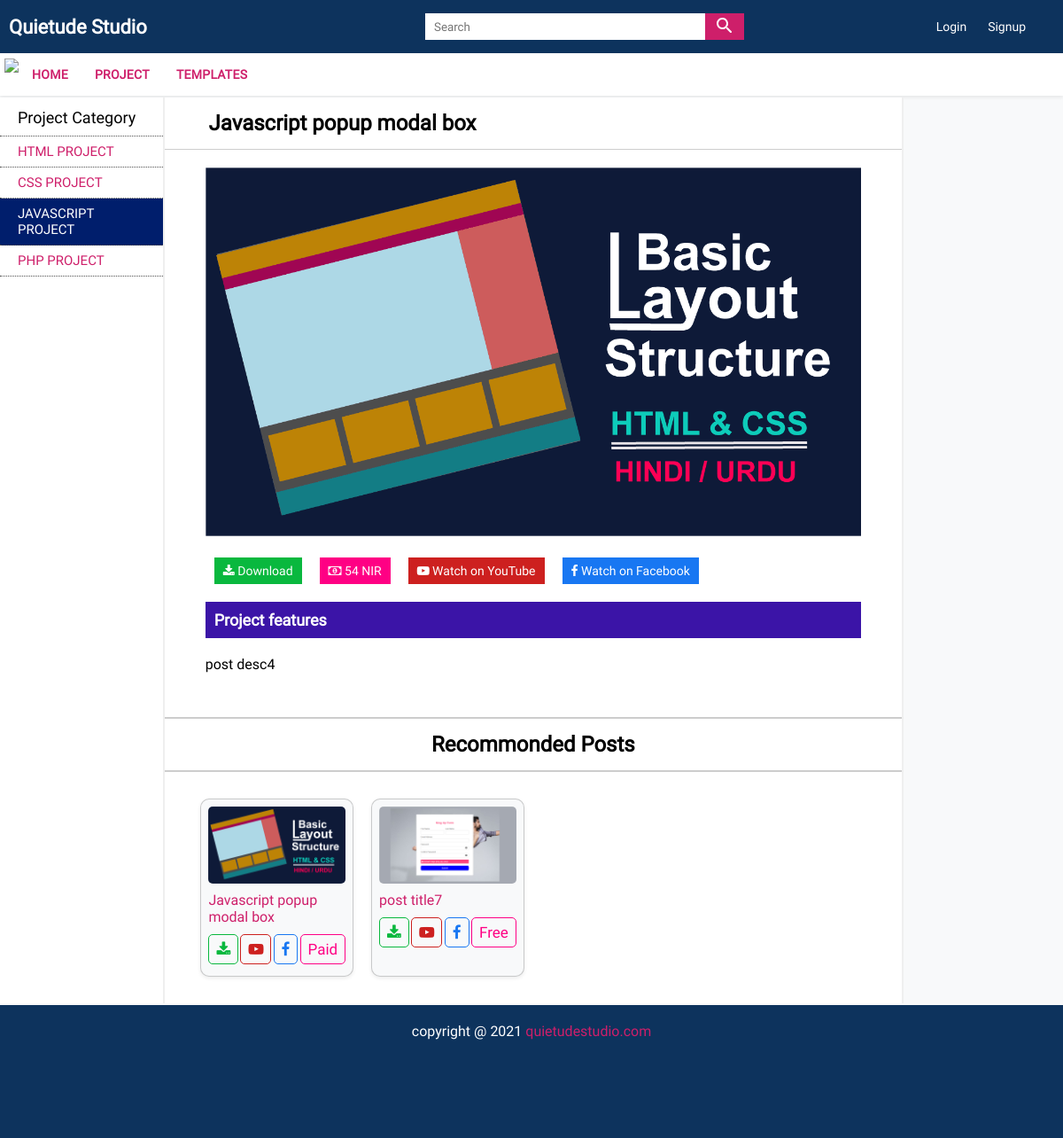
The page /project/javascript-project/javascript-popup-modal-box on the database its author committed.
### tables this page shows
CREATE TABLE `menus` (
  `menu_id` int(11) NOT NULL,
  `menu_name` varchar(100) NOT NULL,
  `menu_slug` varchar(100) NOT NULL,
  `menu_status` tinyint(4) NOT NULL DEFAULT 1,
  `menu_count` varchar(100) NOT NULL
);

CREATE TABLE `categories` (
  `category_id` int(11) NOT NULL,
  `category_name` varchar(150) NOT NULL,
  `category_slug` varchar(150) NOT NULL,
  `category_count` varchar(500) NOT NULL,
  `category_status` tinyint(4) NOT NULL DEFAULT 1,
  `category_menu` varchar(150) NOT NULL
);

CREATE TABLE `posts` (
  `post_id` int(11) NOT NULL,
  `post_title` varchar(200) NOT NULL,
  `post_slug` varchar(200) NOT NULL,
  `post_desc` text NOT NULL,
  `post_fb_link` varchar(200) NOT NULL,
  `post_yt_link` varchar(200) NOT NULL,
  `post_price` varchar(100) NOT NULL,
  `post_type` int(11) NOT NULL,
  `post_image` varchar(100) NOT NULL,
  `post_file` varchar(100) NOT NULL,
  `post_img_alt` varchar(50) NOT NULL,
  `post_img_title` varchar(50) NOT NULL,
  `post_meta_title` varchar(150) NOT NULL,
  `post_meta_desc` varchar(200) NOT NULL,
  `post_meta_key` varchar(200) NOT NULL,
  `post_menu` varchar(100) NOT NULL,
  `post_cate` varchar(200) NOT NULL,
  `post_status` tinyint(4) NOT NULL DEFAULT 1
);

### admin/config.inc.php (called while the page is built, shortened)
<?php
 $baseUrl = "http://localhost/quietude";
?>

### admin/functions.inc.php (called while the page is built, shortened)
<?php
function validate_data($conn,$data){
    $data = trim($data);
    $data = mysqli_real_escape_string($conn,$data);
    $data = htmlentities($data);
    return $data;
}
  function select($conn,$table1,$table2="",$col1="",$col2="",$order="",$where="",$nameCond="",$offset="",$limit=""){
    $query = "SELECT * FROM $table1";
    if(!empty($where)){
        $query .= " WHERE $where = $nameCond";
    }
    if(!empty($order)){
        $query .= " ORDER BY $order DESC";
    }
    $selectQuery = mysqli_query($conn,$query) or die("Select data query failed");
    return $selectQuery;
}
?>

### projects-details.php (the view)
<?php
 require_once("header.inc.php");
?>
<div class="wrapper">
    <div class="MainContent">
        <?php  require_once("left-sidebar.inc.php"); ?>
    <?php
      if(isset($_GET['postId'])){
          $postId = validate_data($conn,$_GET['postId']);
          $select = select($conn,"posts","","","","","post_slug","'$postId'","","");
          if($select){
              $rows = mysqli_fetch_assoc($select);
    ?>
    <section class="ContentSection">
        <h1 class="TopicHeading"><?php echo $rows['post_title']; ?></h1>
        <article class="contentDetailPage">
           <div class="projDetailSection">
               <img src="images\<?php echo $rows['post_image']; ?>" class="image" alt="<?php echo $rows['post_img_alt']; ?>" title="<?php echo $rows['post_img_title']; ?>">
               <div class="detailActionBtns">
                   <a href="download.php?downloadFile=<?php echo $rows['post_id']; ?>" class="button"><i class="fa fa-download"></i> Download</a>
                   <?php
                     if($rows['post_type'] == 1){
                          echo '<a href="javascript:void(0)" class="button"><i class="fa fa-money"></i> '.$rows['post_price'].' NIR</a>';
                     }else{
                          echo "";
                     }
                   ?>
                   <a href="<?php echo $rows['post_yt_link']; ?>" target="_blank" class="button"><i class="fa fa-youtube-play"></i> Watch on YouTube</a>
                   <a href="<?php echo $rows['post_fb_link']; ?>" target="_blank" class="button"><i class="fa fa-facebook"></i> Watch on Facebook</a>
               </div>
               <div class="projDesction">
                   <h2 class="projectHeader">Project features</h2>
                   <div class="description">
                   <p><?php echo $rows['post_desc']; ?></p>
                </div>
               </div>
           </div>
        </article>
        <h1 class="recommondedHeading">Recommonded Posts</h1>
        <div class="recommondedProj">
            <?php
                if(isset($_GET['cateId'])){
                    $cateId = validate_data($conn,$_GET['cateId']);
                    displayProjects($conn,"post_cate","'$cateId'","","");
                    }else{
                    displayProjects($conn,"post_menu","'$menuId'","","");
                }
            ?>
        </div>
    </section>
    <?php } } ?>
    </div>
    <?php require_once("right-sidebar.inc.php"); ?>
    <?php require_once("footer.inc.php"); ?>

### header.inc.php (shortened to what this page needs)
<?php
  require_once("admin/config.inc.php");
  require_once("admin/functions.inc.php");
  require_once("functions.php");
   ?>
<!DOCTYPE html>
<html lang="en">
<head>
    <link rel="stylesheet" href="css/common.css">
    <link rel="stylesheet" href="css/main.css">
    <link rel="stylesheet" href="css/responsive.css">
    <link rel="stylesheet" href="https://stackpath.bootstrapcdn.com/font-awesome/4.7.0/css/font-awesome.min.css">
</head>
<body>
    <header class="header">
        <div class="HeaderLogo"><a href="<?php echo $baseUrl; ?>">Quietude Studio</a></div>
        <div class="SearchBar">
            <form action="search.php">
                <div class="InputBox">
                    <input type="search" name="s" placeholder="Search" autocomplete="off">
                    <button type="submit"><img src="icons\search_white_24dp.svg"></button>
                </div>
            </form>
        </div>
        <div class="UserJoinBox">
            <?php
              if(isset($_SESSION['LOGIN_EMAIL'])){
                 echo '<a href="javascript:void(0)" class="LoginBtn">Hello '.$_SESSION['LOGIN_FNAME'].'</a>
                       <a href="timeout.php" class="SignupBtn">Logout</a>';
              }else{
                echo '<a href="login.php" class="LoginBtn">Login</a>
                      <a href="registration.php" class="SignupBtn">Signup</a>';
              }
            ?>
        </div>
    </header>
<nav class="navigation">
    <ul class="NavItems">
        <span class="CloseNave"><img src="icons\close_white_24dp.svg"></span>
        <li><a href="<?php echo $baseUrl; ?>">Home</a></li>
        <?php
          $select = select($conn,"menus","","","","","","","","");
          if(mysqli_num_rows($select)>0){
              while($rows = mysqli_fetch_assoc($select)){
                  echo '<li><a href="'.$rows['menu_slug'].'">'.$rows['menu_name'].'</a></li>';
              }
          }
        ?>
    </ul>
</nav>

### left-sidebar.inc.php (shortened to what this page needs)
    <aside class="LeftSidebar">
    <span class="SidebarCategory">Project Category</span>
    <ul>
        <?php
        if(isset($_GET['menuId'])){
            $menuId = validate_data($conn,$_GET['menuId']);
            if(isset($_GET['cateId'])){
                $cateId = validate_data($conn,$_GET['cateId']);
                $select = select($conn,"categories","","","","","category_menu","'$menuId'","","");
                if(mysqli_num_rows($select)>0){
                    while($rows = mysqli_fetch_assoc($select)){
                        if($rows['category_slug'] == $cateId){
                            $bgClass = "background-color: #001E6C !important; color: white;";
                        }else{
                            $bgClass = "";
                        }
                        echo '<li><a href="'.$rows['category_menu'].'/'.$rows['category_slug'].'" style="'.$bgClass.'">'.$rows['category_name'].'</a></li>';
                    }
                }else{
                       echo "<li><a href='javascript:void(0)'>Category not found</a></li>";
                }
            }
        }
        ?>
    </ul>
</aside>

### functions.php (shortened to what this page needs)
<?php
  function displayProjects($conn,$postSlug="",$postCol="",$offset="",$limit=""){
    $select = select($conn,"posts","","","","rand()",$postCol,$postSlug,$offset,$limit);
    if(mysqli_num_rows($select)>0){
        while($rows = mysqli_fetch_assoc($select)){
            echo '<div class="ProjCard">
                    <img src="'."images/". $rows['post_image'].'" class="projThumbnail" alt="'.$rows['post_img_alt'].'" title="'.$rows['post_img_title'].'">
                    <a href="'.$rows['post_menu'].'/'.$rows['post_cate'].'/'.$rows['post_slug'].'" class="cardHeading">'.$rows['post_title'].'</a>
                    <div class="cardFooter">';
                    if(!empty($rows['post_yt_link'])){
                        $url1 = $rows['post_yt_link'];
                    }else{
                        $url1 = 'javascript:void(0)';
                    }
                    if(!empty($rows['post_fb_link'])){
                        $url2 = $rows['post_fb_link'];
                    }else{
                        $url2 = 'javascript:void(0)';
                    }
                     if($rows['post_type'] == 1){
                         $projCost = "Paid";
                     }else{
                         $projCost = "Free";
                     }
                  echo '<a href="/'.$rows['post_menu'].'/'.$rows['post_cate'].'/'.$rows['post_slug'].'" class="actionBtn" title="Download Project"><i class="fa fa-download"></i></a>
                        <a href="'.$url1.'" target="_blank" class="actionBtn" title="Watch on YouTube"><i class="fa fa-youtube-play"></i></a>
                        <a href="'.$url2.'" target="_blank" class="actionBtn" title="Watch on Facebook"><i class="fa fa-facebook"></i></a>
                        <a href="javascript:void(0)" class="actionBtn">'.$projCost.'</a>
                    </div>
                </div>';
        }
    }else{
        echo '<h1 class="notFound">Data not found</h1>';
    }
}
?>

### css/common.css (style rules this page uses)
:root { --PinkColor: #CE1F6A !important; --BlueColor: #3B14A7 !important; --YellowColor: #FA9905 !important; --BlackColor: #3C2C3E !important; --DarkBlueColor: #0D335D !important; --LightBlackColor: #4d4d4d !important; --LightColor: #f8f9fa !important; --shadow: 0 0.2rem 0.3rem rgba(0, 0, 0, 0.384) !important; --shadow-sm: 0 0.125rem 0.25rem rgba(0, 0, 0, 0.075) !important; --shadow-lg: 0 1rem 3rem rgba(0, 0, 0, 0.175) !important; --shadow-none: none !important; }

### rows shown on the page
menus: menu_name "PROJECT"
menus: menu_name "TEMPLATES"
categories: category_name "HTML PROJECT"
categories: category_name "CSS PROJECT"
categories: category_name "JAVASCRIPT PROJECT"
categories: category_name "PHP PROJECT"
posts: post_title "Javascript popup modal box", post_image (picture), post_price "54", post_desc "post desc4", post_type "Paid"
posts: post_image (picture), post_title "post title7", post_type "Free"
